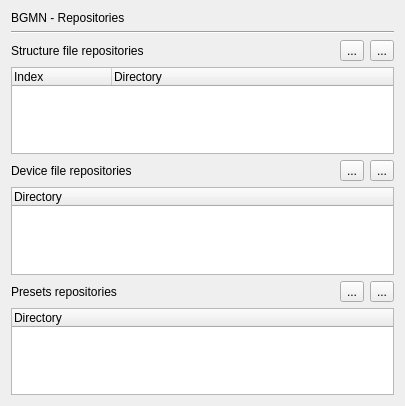
<?xml version="1.0" encoding="UTF-8"?>
<ui version="4.0">
 <class>PrefPageBgmnDirectories</class>
 <widget class="QWidget" name="PrefPageBgmnDirectories">
  <property name="geometry">
   <rect>
    <x>0</x>
    <y>0</y>
    <width>405</width>
    <height>406</height>
   </rect>
  </property>
  <property name="windowTitle">
   <string>Form</string>
  </property>
  <layout class="QVBoxLayout" name="verticalLayout">
   <item>
    <widget class="QLabel" name="label">
     <property name="text">
      <string>BGMN - Repositories</string>
     </property>
    </widget>
   </item>
   <item>
    <widget class="Line" name="line">
     <property name="orientation">
      <enum>Qt::Horizontal</enum>
     </property>
    </widget>
   </item>
   <item>
    <layout class="QHBoxLayout" name="horizontalLayout">
     <item>
      <widget class="QLabel" name="label_7">
       <property name="text">
        <string>Structure file repositories</string>
       </property>
      </widget>
     </item>
     <item>
      <widget class="QToolButton" name="toolButtonBgmnStrFilesAdd">
       <property name="toolTip">
        <string>Add a new directory to the structure repositories</string>
       </property>
       <property name="text">
        <string>...</string>
       </property>
       <property name="icon">
        <iconset theme="profex-add">
         <normaloff>.</normaloff>.</iconset>
       </property>
      </widget>
     </item>
     <item>
      <widget class="QToolButton" name="toolButtonBgmnStrFilesRemove">
       <property name="toolTip">
        <string>Remove the selected directory from the repositories</string>
       </property>
       <property name="text">
        <string>...</string>
       </property>
       <property name="icon">
        <iconset theme="profex-remove">
         <normaloff>.</normaloff>.</iconset>
       </property>
      </widget>
     </item>
    </layout>
   </item>
   <item>
    <widget class="QTreeWidget" name="treeWidgetBgmnStrFiles">
     <property name="rootIsDecorated">
      <bool>false</bool>
     </property>
     <column>
      <property name="text">
       <string>Index</string>
      </property>
     </column>
     <column>
      <property name="text">
       <string>Directory</string>
      </property>
     </column>
    </widget>
   </item>
   <item>
    <layout class="QHBoxLayout" name="horizontalLayout_2">
     <item>
      <widget class="QLabel" name="label_8">
       <property name="text">
        <string>Device file repositories</string>
       </property>
      </widget>
     </item>
     <item>
      <widget class="QToolButton" name="toolButtonBgmnDevFilesAdd">
       <property name="text">
        <string>...</string>
       </property>
       <property name="icon">
        <iconset theme="profex-add">
         <normaloff>.</normaloff>.</iconset>
       </property>
      </widget>
     </item>
     <item>
      <widget class="QToolButton" name="toolButtonBgmnDevFilesRemove">
       <property name="text">
        <string>...</string>
       </property>
       <property name="icon">
        <iconset theme="profex-remove">
         <normaloff>.</normaloff>.</iconset>
       </property>
      </widget>
     </item>
    </layout>
   </item>
   <item>
    <widget class="QTreeWidget" name="treeWidgetBgmnDevFiles">
     <property name="rootIsDecorated">
      <bool>false</bool>
     </property>
     <column>
      <property name="text">
       <string>Directory</string>
      </property>
     </column>
    </widget>
   </item>
   <item>
    <layout class="QHBoxLayout" name="horizontalLayout_3">
     <item>
      <widget class="QLabel" name="label_33">
       <property name="text">
        <string>Presets repositories</string>
       </property>
      </widget>
     </item>
     <item>
      <widget class="QToolButton" name="toolButtonBgmnPresetsAdd">
       <property name="text">
        <string>...</string>
       </property>
       <property name="icon">
        <iconset theme="profex-add">
         <normaloff>.</normaloff>.</iconset>
       </property>
      </widget>
     </item>
     <item>
      <widget class="QToolButton" name="toolButtonBgmnPresetsRemove">
       <property name="text">
        <string>...</string>
       </property>
       <property name="icon">
        <iconset theme="profex-remove">
         <normaloff>.</normaloff>.</iconset>
       </property>
      </widget>
     </item>
    </layout>
   </item>
   <item>
    <widget class="QTreeWidget" name="treeWidgetBgmnPresets">
     <property name="rootIsDecorated">
      <bool>false</bool>
     </property>
     <column>
      <property name="text">
       <string>Directory</string>
      </property>
     </column>
    </widget>
   </item>
  </layout>
 </widget>
 <resources/>
 <connections/>
</ui>
